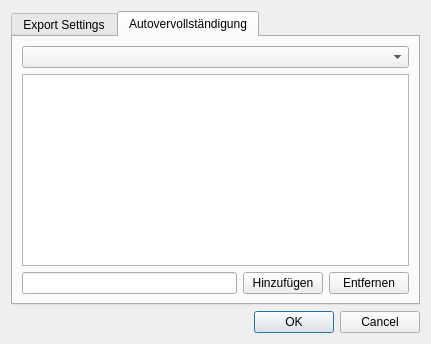
<?xml version="1.0" encoding="UTF-8"?>
<ui version="4.0">
 <class>Dialog</class>
 <widget class="QDialog" name="Dialog">
  <property name="geometry">
   <rect>
    <x>0</x>
    <y>0</y>
    <width>431</width>
    <height>344</height>
   </rect>
  </property>
  <property name="windowTitle">
   <string>Einstellungen</string>
  </property>
  <property name="windowIcon">
   <iconset>
    <normaloff>../../../../.designer/backup/settings.png</normaloff>../../../../.designer/backup/settings.png</iconset>
  </property>
  <layout class="QVBoxLayout" name="verticalLayout">
   <item>
    <layout class="QHBoxLayout" name="horizontalLayout">
     <item>
      <widget class="QTabWidget" name="tabWidget">
       <property name="layoutDirection">
        <enum>Qt::LeftToRight</enum>
       </property>
       <property name="tabPosition">
        <enum>QTabWidget::North</enum>
       </property>
       <property name="currentIndex">
        <number>1</number>
       </property>
       <widget class="QWidget" name="export">
        <attribute name="title">
         <string>Export Settings</string>
        </attribute>
        <widget class="QWidget" name="verticalLayoutWidget">
         <property name="geometry">
          <rect>
           <x>10</x>
           <y>10</y>
           <width>381</width>
           <height>131</height>
          </rect>
         </property>
         <layout class="QVBoxLayout" name="verticalLayout_2">
          <item>
           <widget class="QLabel" name="label">
            <property name="text">
             <string>Standart ausgabe Formate:</string>
            </property>
           </widget>
          </item>
          <item>
           <widget class="QCheckBox" name="checkBox_2">
            <property name="text">
             <string>MP3</string>
            </property>
           </widget>
          </item>
          <item>
           <widget class="QCheckBox" name="checkBox">
            <property name="text">
             <string>FLAC</string>
            </property>
            <property name="tristate">
             <bool>false</bool>
            </property>
           </widget>
          </item>
          <item>
           <widget class="QCheckBox" name="checkBox_4">
            <property name="text">
             <string>OGG</string>
            </property>
           </widget>
          </item>
          <item>
           <widget class="QCheckBox" name="checkBox_3">
            <property name="text">
             <string>WAV</string>
            </property>
           </widget>
          </item>
         </layout>
        </widget>
       </widget>
       <widget class="QWidget" name="autoCom">
        <attribute name="title">
         <string>Autovervollständigung</string>
        </attribute>
        <layout class="QVBoxLayout" name="verticalLayout_3">
         <item>
          <widget class="QComboBox" name="comboBox"/>
         </item>
         <item>
          <widget class="QListView" name="listView"/>
         </item>
         <item>
          <layout class="QHBoxLayout" name="horizontalLayout_2">
           <item>
            <widget class="QLineEdit" name="lineEditAdd"/>
           </item>
           <item>
            <widget class="QPushButton" name="pushButtonAdd">
             <property name="text">
              <string>Hinzufügen</string>
             </property>
            </widget>
           </item>
           <item>
            <widget class="QPushButton" name="pushButtonDelete">
             <property name="text">
              <string>Entfernen</string>
             </property>
            </widget>
           </item>
          </layout>
         </item>
        </layout>
       </widget>
      </widget>
     </item>
    </layout>
   </item>
   <item>
    <widget class="QDialogButtonBox" name="buttonBox">
     <property name="orientation">
      <enum>Qt::Horizontal</enum>
     </property>
     <property name="standardButtons">
      <set>QDialogButtonBox::Cancel|QDialogButtonBox::Ok</set>
     </property>
    </widget>
   </item>
  </layout>
 </widget>
 <resources/>
 <connections>
  <connection>
   <sender>buttonBox</sender>
   <signal>accepted()</signal>
   <receiver>Dialog</receiver>
   <slot>accept()</slot>
   <hints>
    <hint type="sourcelabel">
     <x>248</x>
     <y>254</y>
    </hint>
    <hint type="destinationlabel">
     <x>157</x>
     <y>274</y>
    </hint>
   </hints>
  </connection>
  <connection>
   <sender>buttonBox</sender>
   <signal>rejected()</signal>
   <receiver>Dialog</receiver>
   <slot>reject()</slot>
   <hints>
    <hint type="sourcelabel">
     <x>316</x>
     <y>260</y>
    </hint>
    <hint type="destinationlabel">
     <x>286</x>
     <y>274</y>
    </hint>
   </hints>
  </connection>
 </connections>
</ui>
